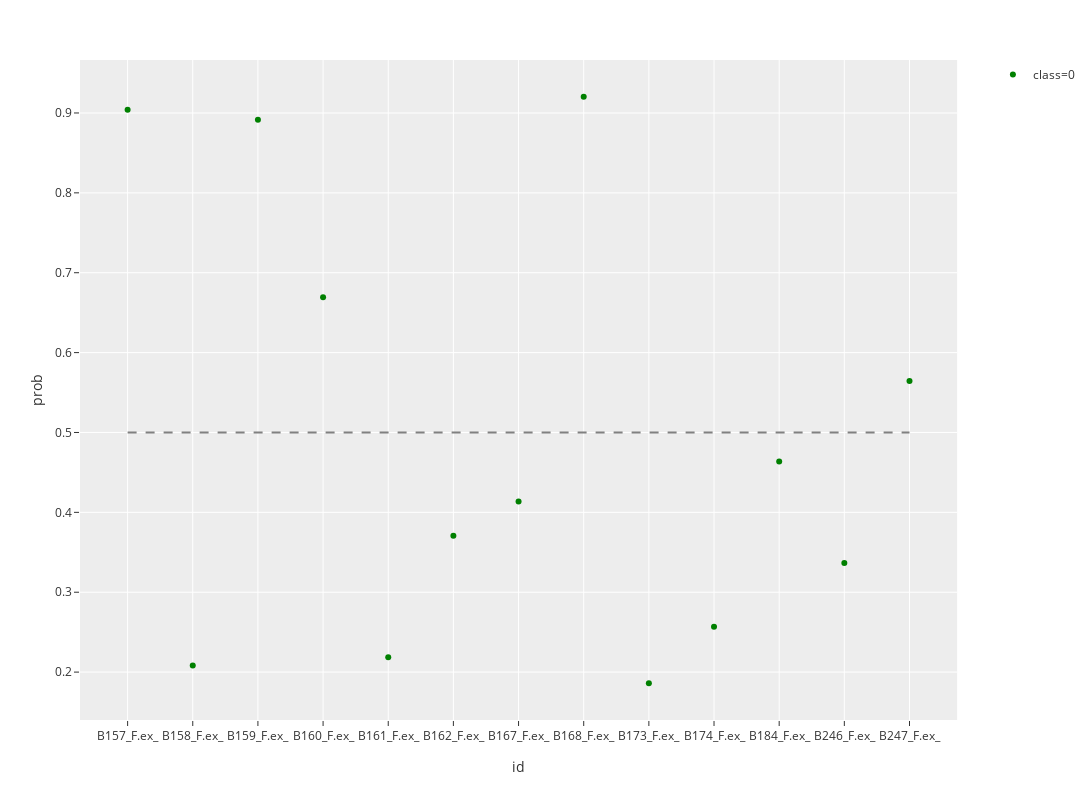

The cell this chart's notebook holds for it:
### Code cell
pulmonary_nodule = pd.read_excel('C:/Users/pc/OneDrive/PLTTECH/Project/20191205_lung_cancer/rawdata/marker_pulmonary_nodule.xlsx')
pulmonary_nodule.iloc[:, 1:-1] = pulmonary_nodule.iloc[:, 1:-1].multiply(100)
pulmonary_nodule.iloc[:, 1:-1] = pd.DataFrame(stdsc.transform(pulmonary_nodule.iloc[:, 1:-1].values), columns=pulmonary_nodule.columns[1:-1])
pulmonary_nodule = pulmonary_nodule.loc[:, selected_columns]
pulmonary_nodule_df = lungCancerPrediction(pulmonary_nodule, 'pulmonary_nodule')

### Figure 1 — Plotly figure (JSON) as saved in the notebook; plotly's stock layout.template omitted (floating-point values rounded to 4 significant figures)
{"data": [{"hoverlabel": {"namelength": 0}, "hovertemplate": "class=0<br>id=%{x}<br>prob=%{y}", "legendgroup": "class=0", "marker": {"color": "green", "symbol": "circle"}, "mode": "markers", "name": "class=0", "showlegend": true, "type": "scatter", "x": ["B157_F.ex_", "B158_F.ex_", "B159_F.ex_", "B160_F.ex_", "B161_F.ex_", "B162_F.ex_", "B167_F.ex_", "B168_F.ex_", "B173_F.ex_", "B174_F.ex_", "B184_F.ex_", "B246_F.ex_", "B247_F.ex_"], "xaxis": "x", "y": [0.904, 0.2084, 0.8916, 0.6692, 0.2187, 0.3706, 0.4135, 0.9203, 0.186, 0.2568, 0.4635, 0.3367, 0.5644], "yaxis": "y"}, {"line": {"color": "grey", "dash": "dash"}, "mode": "lines", "showlegend": false, "type": "scatter", "x": ["B157_F.ex_", "B247_F.ex_"], "y": [0.5, 0.5]}], "layout": {"height": 800, "legend": {"tracegroupgap": 0}, "margin": {"t": 60}, "width": 1200, "xaxis": {"anchor": "y", "domain": [0, 0.98], "title": {"text": "id"}}, "yaxis": {"anchor": "x", "domain": [0, 1], "title": {"text": "prob"}}}}
